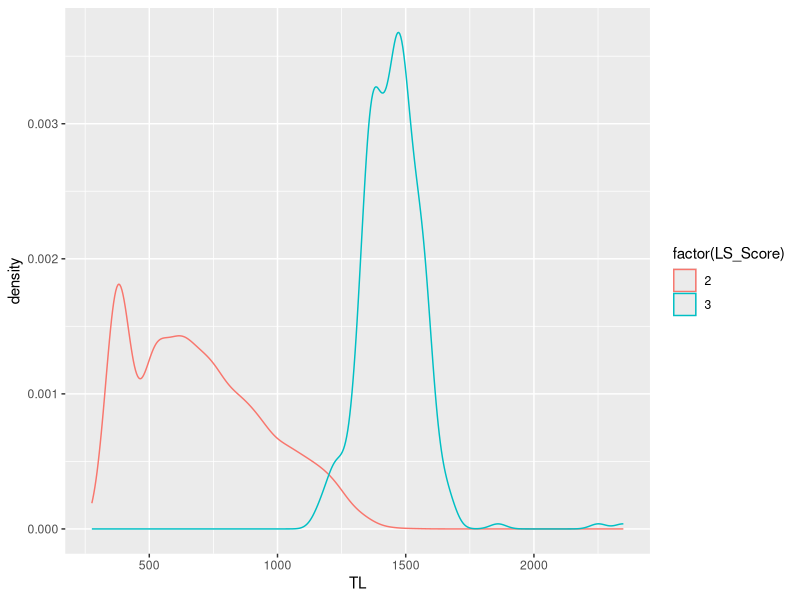
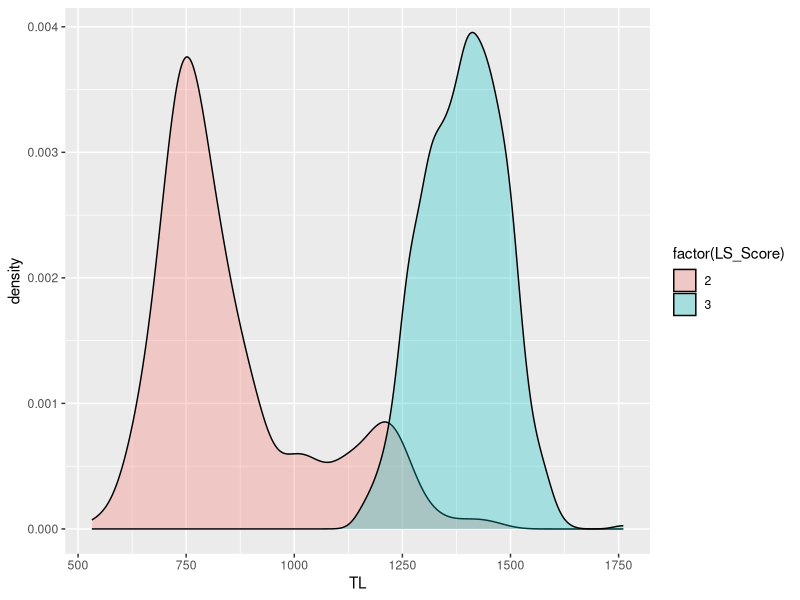
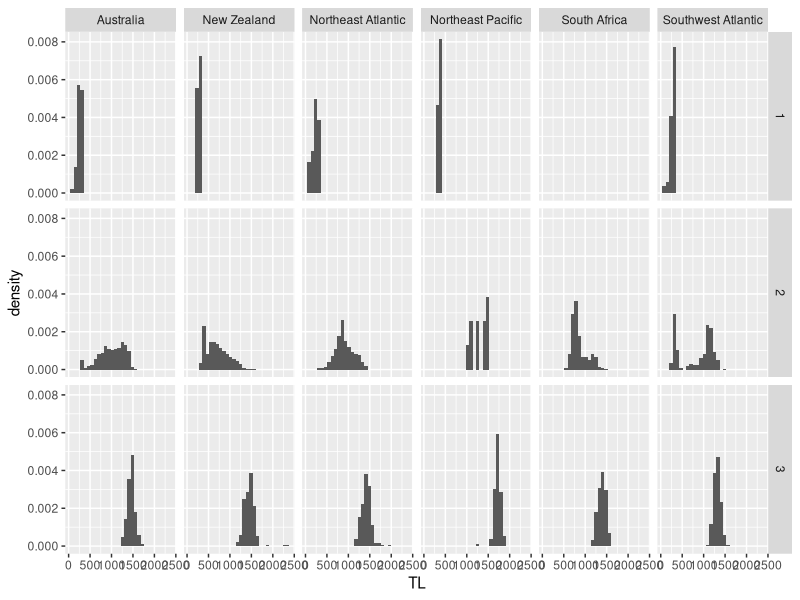
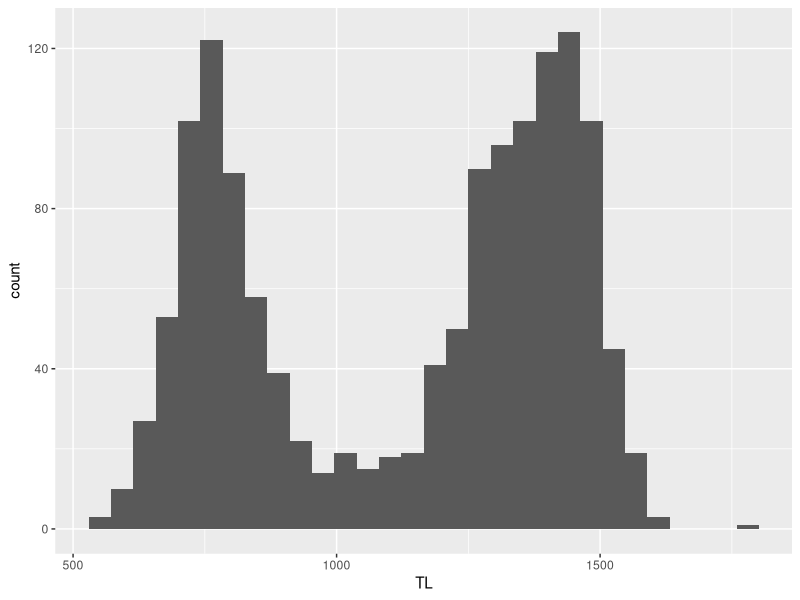
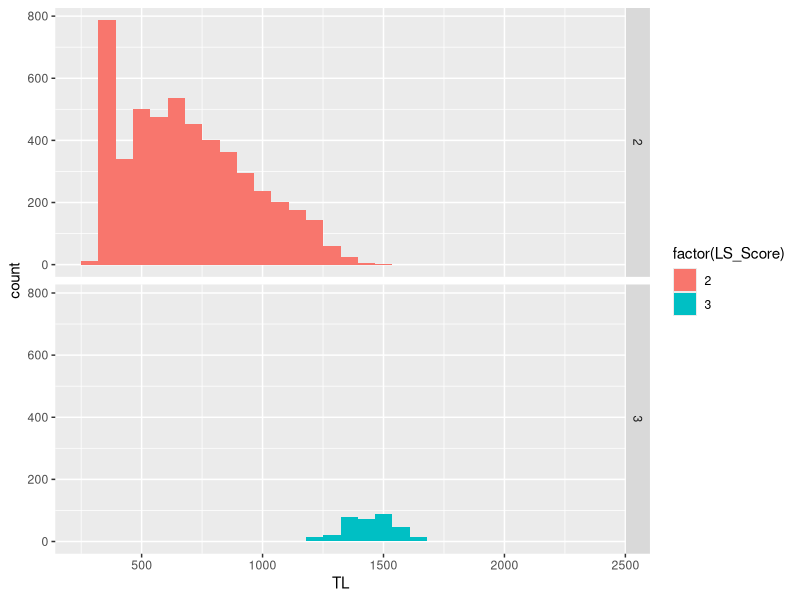

Reproduce these figures in R, in order.
## ---- chunk 1
library(tidyverse)
## ---- chunk 2
d <- read_csv("Data/LHDC.csv")
## ---- chunk 3
d |> 
  filter(LS_Score != 2.3) |> 
  group_by(Population, LS_Score) |> 
  summarise(n = n())
## ---- chunk 4
d |> 
  filter(LS_Score != 2.3) |> 
  filter(Population == "New Zealand" & LS_Score > 1) |> 
  ggplot() + 
  aes(x=TL, colour=factor(LS_Score), group=LS_Score) +
  geom_density()
## ---- chunk 5
d |> 
  filter(LS_Score != 2.3) |> 
  filter(Population == "South Africa" & LS_Score > 1) |> 
  ggplot() + 
  aes(x=TL, fill=factor(LS_Score), group=LS_Score) +
  geom_density(alpha = .3)
## ---- chunk 6
d |> 
  filter(LS_Score != 2.3) |> 
  # filter(Population == "South Africa" & LS_Score > 1) |> 
  ggplot() + 
  aes(x=TL, y=after_stat(density)) +
  geom_histogram()+
  facet_grid(rows=vars(LS_Score), cols = vars(Population))
## ---- chunk 7
d |> 
  filter(LS_Score != 2.3) |> 
  filter(Population == "South Africa" & LS_Score > 1) |> 
  ggplot() + 
  aes(x=TL) +
  geom_histogram()
## ---- chunk 8
d |> 
  filter(Population == "New Zealand" & LS_Score > 1) |> 
  ggplot() + 
  aes(x=TL, fill=factor(LS_Score), group=LS_Score) +
  geom_histogram() +
  facet_grid(rows=vars(LS_Score))
